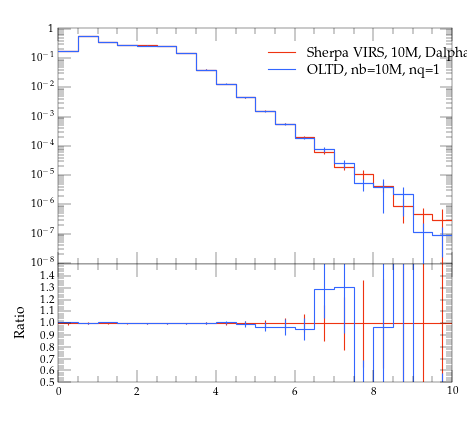

The Python source for this figure:
#! /usr/bin/env python

# This Python script was auto-generated using YODA v2.0.0.
# Analysis object: /evtb/cutEg_jbjg_dr
# Timestamp: 16-04-2024 (10:05:22)

import matplotlib as mpl
import matplotlib.pyplot as plt
mpl.use('Agg') # comment out for interactive use
import os
import numpy as np

plotDir = os.path.split(os.path.realpath(__file__))[0]
if 'YODA_USER_PLOT_PATH' in globals():
    plot_outdir = globals()['YODA_USER_PLOT_PATH']
else:
    plot_outdir = plotDir

#plot style
plt.style.use(os.path.join(plotDir, '../default.mplstyle'))
# plot metadata
figW, figH = plt.rcParams['figure.figsize']
ax_xLabel = r''
ax_yLabel = r''
ax_title  = r''
ax_xScale = 'linear'
ax_yScale = 'log'
xLims = (0.0, 10.0)
yLims = (9.000000000000001e-09, 1.1)

# TeX-friendly labels for the legend
labels = [ r"Sherpa VIRS, 10M, Dalpha=0.01", r"OLTD, nb=10M, nq=1" ]

# Create figure and axis objects
fig, (ax, ratio0_ax) = plt.subplots(2, 1, sharex=True,
                  figsize=(figW,figH), gridspec_kw={'height_ratios': (2, 1)})
ratio0_ax.yaxis.set_major_locator(mpl.ticker.MultipleLocator(0.1))
ratio0_ax.set_ylim(0.5, 1.4999)
ratio0_ax.set_ylabel('Ratio')

# LineColor map: curve index -> color
linecolors = {0: '#EE3311', 1: '#3366FF'}
# the numerical data is stored in a separate file
dataf = dict()
prefix = os.path.split(__file__)[0]
if prefix:    prefix = prefix + '/'
exec(open(prefix+'cutEg_jbjg_dr__data.py').read(), dataf)


legend_handles = [] # keep track of handles for the legend

# style options for curves
# starts at zorder>=5 to draw curve on top of legend
styles = {
  'curve0': {
    'color' : linecolors[0],
    'linestyle' : '-',
    'marker' : 'o',
    'zorder' : 5,
    'histstyle' : True,
  },
  'curve1': {
    'color' : linecolors[1],
    'linestyle' : '-',
    'marker' : 'o',
    'zorder' : 6,
    'histstyle' : True,
  },
}
# curve from input yoda files in main panel
for label in dataf['yvals'].keys():
    if all(np.isnan(v) for v in dataf['yvals'][label]):
        continue
    tmp = None
    if styles[label]['histstyle']: # draw as histogram
        tmp, = ax.plot(dataf['xedges'], dataf['yedges'][label],
                       color=styles[label]['color'],
                       linestyle=styles[label]['linestyle'],
                       drawstyle='steps-pre', solid_joinstyle='miter',
                       zorder=styles[label]['zorder'], label=label)
        ax.errorbar(dataf['xpoints'], dataf['yvals'][label], color=styles[label]['color'],
                    xerr=dataf['xerrs'], yerr=[dataf['ydowns'][label], dataf['yups'][label]],
                    linestyle='none', zorder=styles[label]['zorder'])
    else: # draw as scatter
        tmp = ax.errorbar(dataf['xpoints'], dataf['yvals'][label],
                          xerr=dataf['xerrs'],
                          yerr=[ dataf['ydowns'][label],
                          dataf['yups'][label] ],
                          fmt=styles[label]['marker'],
                          ecolor=styles[label]['color'],
                          color=styles[label]['color'], zorder=2)
        tmp[-1][0].set_linestyle(styles[label]['linestyle'])
    legend_handles += [tmp]
    for varLabel in dataf['variation_yvals'].keys():
        if varLabel.startswith(label):
            tmp, = ax.plot(dataf['xedges'], dataf['variation_yvals'][varLabel],
                           color=styles[label]['color'],
                           linestyle=styles[label]['linestyle'],
                           drawstyle='steps-pre', solid_joinstyle='miter',
                           zorder=styles[label]['zorder'], alpha=0.5)


# plots on ratio panel
# curve from input yoda files in ratio panel
for label, yvals in dataf['ratio0_yvals'].items():
    if all(np.isnan(v) for v in yvals):
        continue
    if styles[label]['histstyle']: # plot as histogram
        ratio0_ax.plot(dataf['xedges'], yvals,
                       color=styles[label]['color'],
                       linestyle=styles[label]['linestyle'],
                       drawstyle='steps-pre', zorder=1,
                       solid_joinstyle='miter')
        ratio0_ax.vlines(dataf['xpoints'],
                         dataf['ratio0_ymin'][label],
                         dataf['ratio0_ymax'][label],
                         color=styles[label]['color'], zorder=1)
    else: # plot as scatter
        tmp = ratio0_ax.errorbar(dataf['xpoints'],
                                 yvals, xerr=dataf['xerrs'],
                                 yerr=dataf['ratio0_yerrs'][label],
                                 fmt=styles[label]['marker'],
                                 ecolor=styles[label]['color'],
                                 color=styles[label]['color'])
        tmp[-1][0].set_linestyle(styles[label]['linestyle'])

    for varlabel in dataf['ratio0_variation_vals'].keys():
        if varlabel.startswith(label):
            ratio0_ax.plot(dataf['xedges'],
                            dataf['ratio0_variation_vals'][varlabel],
                            color=styles[label]['color'],
                            linestyle=styles[label]['linestyle'],
                            drawstyle='steps-pre', solid_joinstyle='miter',
                            zorder=1, alpha=0.5)

legend_pos = (0.5, 0.97)
ax.legend(legend_handles, labels, loc='upper left', bbox_to_anchor=legend_pos)

# set plot metadata as defined above
ratio0_ax.set_xlabel(ax_xLabel)
ratio0_ax.xaxis.set_label_coords(1., -.15)
ax.set_ylabel(ax_yLabel, loc='top')
ax.set_title(ax_title, loc='left')
ax.set_xscale(ax_xScale)
ax.set_yscale(ax_yScale)
ax.set_xlim(xLims)
ax.set_ylim(yLims)

# tick formatting
plt.rcParams['xtick.top'] = True
plt.rcParams['ytick.right'] = True
ax.yaxis.set_major_locator(mpl.ticker.LogLocator(base=10.0, numticks=np.inf))
ax.yaxis.set_minor_locator(mpl.ticker.LogLocator(
                           base=10.0, subs=np.arange(0.1, 1, 0.1), numticks=np.inf))
fig.align_ylabels((ax, ratio0_ax))
plt.savefig(os.path.join(plot_outdir, 'cutEg_jbjg_dr.pdf'), format='PDF')
plt.savefig(os.path.join(plot_outdir, 'cutEg_jbjg_dr.png'), format='PNG')

plt.close(fig)
